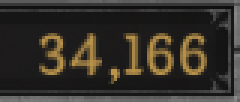
#> input picture Training Data/Raw/8.png, 80 x 34 px, found by its file name (shown 3 times larger)
$ python trainer.py
#> lines starting #> are read from the running program, lines starting #| are printed output that depends on the picture
# -*- coding: utf-8 -*-
"""
Created on Thu Nov 14 17:25:07 2024

@author: barna
"""


import cv2
from skimage.feature import hog

im_test = cv2.imread('Numbers\8\8.png', 0)
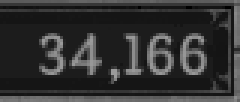
#> im_test: shape (34, 80) (shown 3 times larger); min 0, max 155, mean 49.4
_,hog_img = hog(im_test,orientations=9,pixels_per_cell = (8,8),
                cells_per_block=(1, 1),visualize = True)
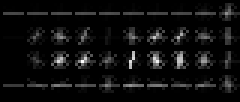
#> hog_img: shape (34, 80) float64 (shown 3 times larger); min 0, max 53.57, mean 3; drawn with min black and max white
cv2.imshow(hog_img,cmap='gray')

$ run again, with Training Data/Raw/5.png copied over Training Data/Raw/8.png
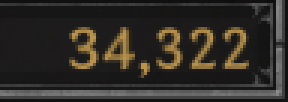
#> input picture Training Data/Raw/5.png, 96 x 34 px, found by its file name (shown 3 times larger)
#> `im_test = cv2.imread('Numbers\8\8.png', 0)`:
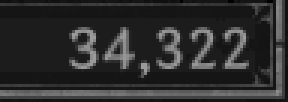
#> im_test: shape (34, 96) (shown 3 times larger); min 0, max 155, mean 45.2
#> `_,hog_img = hog(im_test,orientations=9,pixels_per_cell = (8,8), cells_..`:
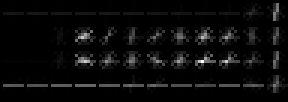
#> hog_img: shape (34, 96) float64 (shown 3 times larger); min 0, max 74.32, mean 3; drawn with min black and max white

$ run again, with Training Data/Raw/6.png copied over Training Data/Raw/8.png
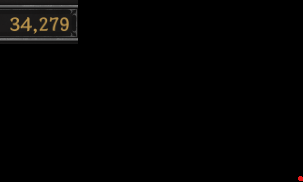
#> input picture Training Data/Raw/6.png, 303 x 182 px, found by its file name
#> `_,hog_img = hog(im_test,orientations=9,pixels_per_cell = (8,8), cells_..`:
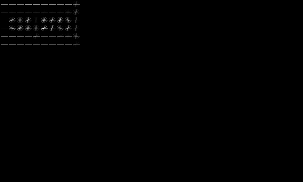
#> hog_img: shape (182, 303) float64; min 0, max 74.31, mean 0.2; drawn with min black and max white

$ run again, with Training Data/Raw/7.png copied over Training Data/Raw/8.png
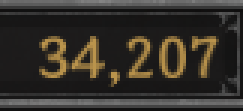
#> input picture Training Data/Raw/7.png, 81 x 37 px, found by its file name (shown 3 times larger)
#> `im_test = cv2.imread('Numbers\8\8.png', 0)`:
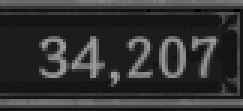
#> im_test: shape (37, 81) (shown 3 times larger); min 0, max 155, mean 49.2
#> `_,hog_img = hog(im_test,orientations=9,pixels_per_cell = (8,8), cells_..`:
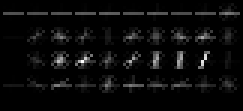
#> hog_img: shape (37, 81) float64 (shown 3 times larger); min 0, max 66.1, mean 2.8; drawn with min black and max white
